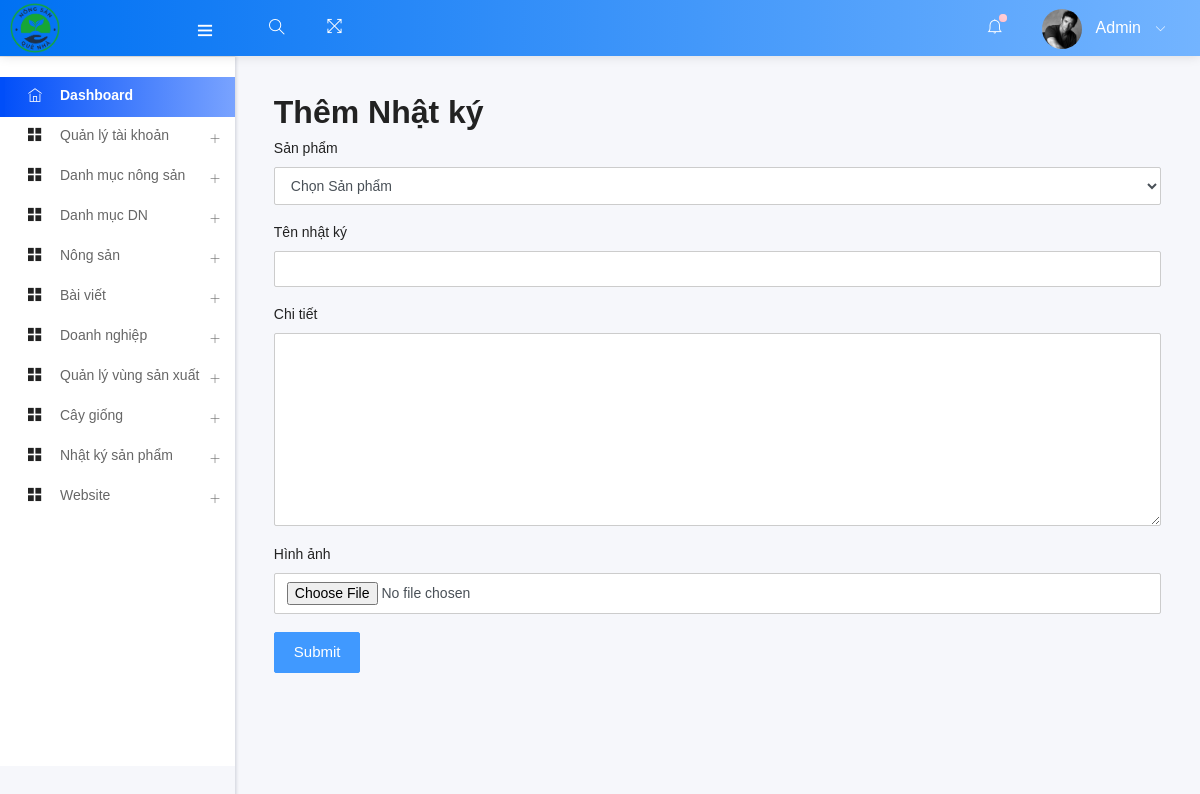
Screenshot of /admin/add_nhatky.php (signed in) with the database file from the repository.
### tables this page shows
CREATE TABLE `add_logo` (
  `id` int(10) NOT NULL,
  `img` varchar(200) NOT NULL
);

CREATE TABLE `taikhoan` (
  `id_acc` int(11) NOT NULL,
  `hoten` varchar(255) NOT NULL,
  `email` varchar(255) NOT NULL,
  `matkhau` varchar(255) NOT NULL,
  `dienthoai` char(10) NOT NULL,
  `diachi` varchar(255) DEFAULT NULL,
  `hinhdaidien` varchar(255) DEFAULT NULL,
  `role` enum('Admin','Nongdan','Khachhang') NOT NULL DEFAULT 'Khachhang',
  `trangthai` enum('hoatdong','khonghoatdong') NOT NULL DEFAULT 'hoatdong',
  `ngaytao` timestamp NOT NULL DEFAULT CURRENT_TIMESTAMP
);

### admin/add_nhatky.php (called while the page is built, shortened)
<?php
    include ("template.php");
?>

### admin/class/adminback.php (called while the page is built, shortened)
<?php
class  adminback
{
    private $connection;
    function __construct()
    {
        $dbhost = "localhost";
        $dbuser = "tien123";
        $dbpass = "123456";
        $dbname = "nongsanquenha";
        $this->connection = mysqli_connect($dbhost, $dbuser, $dbpass, $dbname);
        mysqli_set_charset($this->connection,'UTF8');
    }
    function show_admin_user(){
        $query = "SELECT * FROM `taikhoan` ";
        if(mysqli_query($this->connection, $query)){
            $result = mysqli_query($this->connection, $query);
            return $result;
        }
    }
    function display_logo()
    {
        $query = "SELECT * FROM add_logo";
        if (mysqli_query($this->connection, $query)) {
            $pdt_info = mysqli_query($this->connection, $query);
            return $pdt_info;
        }
    }
}

### admin/views/add_nhatky_view.php (the view, shortened to what this page needs)
<h2>Thêm Nhật ký</h2>
<div>
    <form action="" method="post" enctype="multipart/form-data" class="form">
    <div class="form-group">
        <label for="sanpham">Sản phẩm</label>
        <select name="sanpham" class="form-control">
        <option value="">Chọn Sản phẩm</option>
        </select>
    </div>
    <div class="form-group">
        <label for="tennhatky">Tên nhật ký</label>
        <input type="text" name="tennhatky" class="form-control">
    </div>
    <div class="form-group">
        <label for="chitiet">Chi tiết</label>
       <textarea name="chitiet" id="" cols="30" rows="10" class="form-control" ></textarea>
    </div>
    <div class="form-group">
        <label for="nk_img">Hình ảnh</label>
        <input type="file" name="nk_img" class="form-control">
    </div>
    <div class="form-group">
        <input type="submit" name="add_nk" class="btn btn-primary">
    </div>
    </form>
</div>

### admin/includes/headernav.php (shortened to what this page needs)
<nav class="navbar header-navbar pcoded-header">
               <div class="navbar-wrapper">
                   <div class="navbar-logo">
                       <a class="mobile-menu" id="mobile-collapse" href="#!">
                           <i class="ti-menu"></i>
                       </a>
                       <a href="index.php">
                      <?php
                       $obj=new adminback();
                       $logo_info = $obj->display_logo();
                       $user_info = $obj->show_admin_user();
                       $logo = mysqli_fetch_assoc($logo_info);
                       ?>
                           <img width="50" height="50" src="uploads/<?php echo $logo['img']; ?>" alt="Theme-Logo" />
                       </a>
                   </div>
                   <div class="navbar-container container-fluid">
                       <ul class="nav-left">
                           <li class="header-search">
                               <div class="main-search morphsearch-search">
                                   <div class="input-group">
                                       <input type="text" class="form-control">
                                       <span class="input-group-addon search-btn"><i class="ti-search"></i></span>
                                   </div>
                               </div>
                           </li>
                           <li>
                               <a href="#!" onclick="javascript:toggleFullScreen()">
                                   <i class="ti-fullscreen"></i>
                               </a>
                           </li>
                       </ul>
                       <ul class="nav-right">
                           <li class="header-notification">
                               <a href="#!">
                                   <i class="ti-bell"></i>
                                   <span class="badge bg-c-pink"></span>
                               </a>
                           </li>
                           <li class="user-profile header-notification">
                               <a href="#!">
                                   <img src="assets/images/avatar-4.jpg" class="img-radius" alt="User-Profile-Image">
                                   <span> <?php
                                    while($user = mysqli_fetch_assoc($user_info)){
                                        if($admin_email==$user['email'])
                                            echo $user['hoten'];
                                        }
                                   ?> </span>
                                   <i class="ti-angle-down"></i>
                               </a>
                           </li>
                       </ul>
                   </div>
               </div>
           </nav>

### rows the page displays
add_logo: img (picture)
taikhoan: hoten "Admin"
